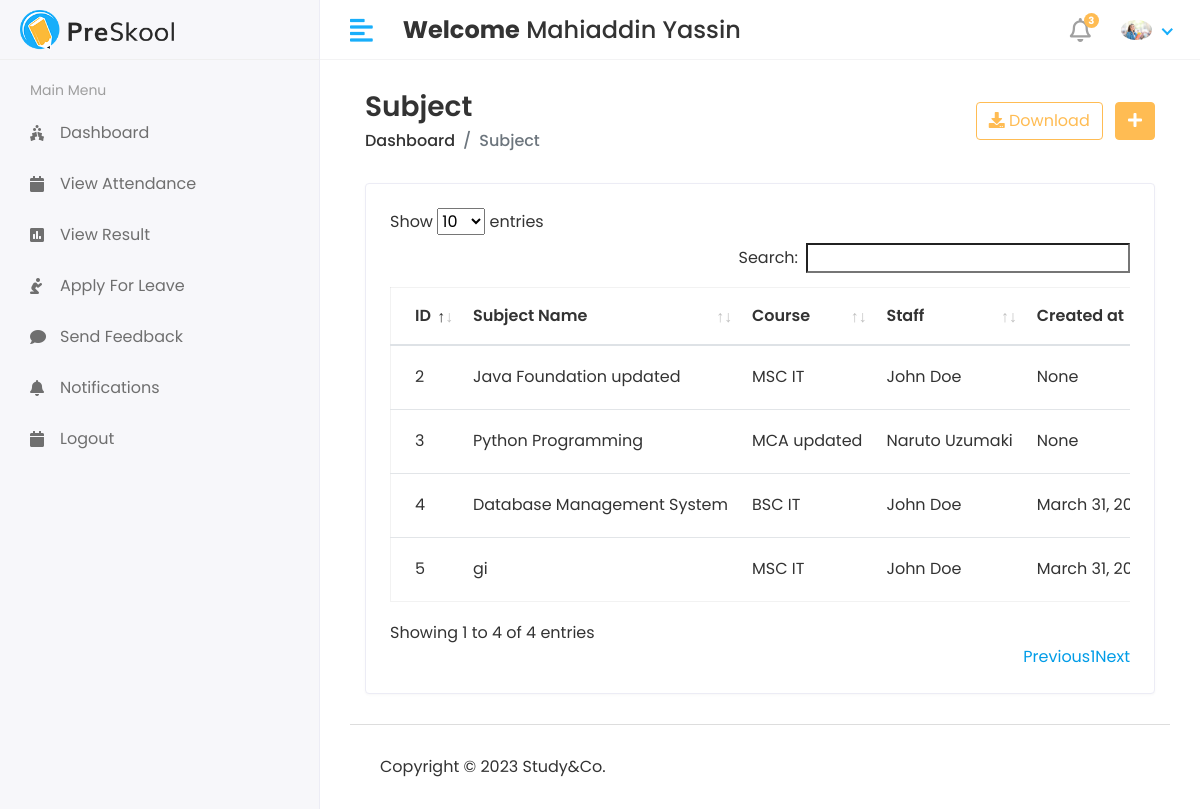
Page /Hod/Subject/View (signed in) on the committed database.
### StudyApp/models.py (models this page shows, shortened)
class CustomUser(AbstractUser):
    USER = (
        (1,'HOD'),
        (2,'STAFF'),
        (3,'STUDENT'),
    )
    user_type = models.CharField(choices=USER,max_length=50,default=1)
    profile_pic = models.ImageField(upload_to='media/profile_pic')

class Subject(models.Model):
    name = models.CharField(max_length=100)
    course = models.ForeignKey(Course,on_delete=models.CASCADE)
    staff = models.ForeignKey(Staff,on_delete=models.CASCADE)
    created_at = models.DateTimeField(auto_now_add=True,null = True)
    updated_at = models.DateTimeField(auto_now=True)

class Course(models.Model):
    name = models.CharField(max_length=100)
    created_at = models.DateTimeField(auto_now_add=True)
    updated_at = models.DateTimeField(auto_now=True)
    def __str__(self):
        return self.name

class Staff(models.Model):
    admin = models.OneToOneField(CustomUser,on_delete=models.CASCADE)
    address = models.TextField()
    gender = models.CharField(max_length=100)
    created_at = models.DateTimeField(auto_now_add=True)
    updated_at = models.DateTimeField(auto_now=True)

### StudyGo/Hod_Views.py (the view)
# urls.py: path('Hod/Subject/View',Hod_Views.VIEW_SUBJECT,name='view_subject'),
@login_required(login_url='/')
def VIEW_SUBJECT(request):
    subject = Subject.objects.all()
    context = {
        'subject':subject,
    }
    return render(request,'Hod/view_subject.html',context)

### templates/Hod/view_subject.html (shortened to what this page needs)
{% extends 'base.html' %} {% block content %}
<div class="content container-fluid">
  <div class="page-header">
    <div class="row align-items-center">
      <div class="col">
        <h3 class="page-title">Subject</h3>
        <ul class="breadcrumb">
          <li class="breadcrumb-item"><a href="index.html">Dashboard</a></li>
          <li class="breadcrumb-item active">Subject</li>
        </ul>
      </div>
      <div class="col-auto text-right float-right ml-auto">
        <a href="#" class="btn btn-outline-primary mr-2"
          ><i class="fas fa-download"></i> Download</a
        >
        <a href="{% url 'add_subject' %}" class="btn btn-primary"
          ><i class="fas fa-plus"></i
        ></a>
      </div>
    </div>
  </div>
  <div class="row">
    <div class="col-sm-12">
      <div class="card card-table">
        <div class="card-body">
          <div class="table-responsive">
            <table id="table_id" class="table table-hover table-center mb-0">
              <thead>
                <tr>
                  <th>ID</th>
                  <th>Subject Name</th>
                  <th>Course</th>
                  <th>Staff</th>
                  <th>Created at</th>
                </tr>
              </thead>
              <tbody>
                {% for i in subject %}
                <tr>
                  <td>{{i.id}}</td>
                  <td>{{i.name}}</td>
                  <td>{{i.course}}</td>
                  <td>
                    {{i.staff.admin.first_name}} {{i.staff.admin.last_name}}
                  </td>
                  <td>{{i.created_at}}</td>
                </tr>
                {% endfor %}
              </tbody>
            </table>
          </div>
        </div>
      </div>
    </div>
  </div>
</div>
{% endblock content %}

### templates/includes/header.html (shortened to what this page needs)
{% load static %}
<div class="header">
  <div class="header-left">
    <a href="index.html" class="logo">
      <img src="{% static 'assets/img/logo.png' %}" alt="Logo" />
    </a>
  </div>
  <a href="javascript:void(0);" id="toggle_btn">
    <i class="fas fa-align-left"></i>
  </a>
  <div class="top-nav-search mt-3">
    <h4>
      <strong>Welcome</strong
      ><span> {{user.first_name}} {{user.last_name}} </span>
    </h4>
  </div>
  <ul class="nav user-menu">
    <li class="nav-item dropdown noti-dropdown">
      <a href="#" class="dropdown-toggle nav-link" data-toggle="dropdown">
        <i class="far fa-bell"></i>
        <span class="badge badge-pill">3</span>
      </a>
    </li>
    <li class="nav-item dropdown has-arrow">
      <a href="#" class="dropdown-toggle nav-link" data-toggle="dropdown">
        {% if user.profile_pic == "" %}
        <span class="user-img"
          ><img
            class="rounded-circle"
            src="{% static 'assets/img/noimg.jpg' %}"
            width="31"
            alt="Ryan Taylor"
        /></span>
        {% else %}
        <span class="user-img"
          ><img
            class="rounded-circle"
            src="/{{user.profile_pic}}"
            width="31"
            alt="Ryan Taylor"
        /></span>
        {% endif %}
      </a>
    </li>
  </ul>
</div>

### static/assets/css/style.css (style rules this page uses)
html { height: 100%; }
body { background-color: #fff; color: #333; font-family: 'Poppins', sans-serif; font-size: 1rem; height: 100%; line-height: 1.5; overflow-x: hidden; }
h1, h2, h3, h4, h5, h6 { font-family: 'Poppins', sans-serif; margin-top: 0; }
a { color: #009ce7; }
input, button, a { transition: all 0.4s ease; -moz-transition: all 0.4s ease; -o-transition: all 0.4s ease; -ms-transition: all 0.4s ease; -webkit-transition: all 0.4s ease; }
ul, ol { padding: 0px; list-style: none; }
.table { color: #333; max-width: 100%; margin-bottom: 0; width: 100%; }
.table.dataTable { border-collapse: collapse !important; border: 1px solid rgba(0, 0, 0, 0.05); }
.table thead tr th { font-weight: 600; }
.table tbody tr { border-bottom: 1px solid rgba(0, 0, 0, 0.05); }
.table.table-center td, .table.table-center th { vertical-align: middle; }
.card-table .card-body .table > thead > tr > th { border-top: 0; }
.card-table .card-body .table tr td:first-child, .card-table .card-body .table tr th:first-child { padding-left: 1.5rem; }
.card-table .table td, .card-table .table th { border-top: 1px solid #e2e5e8; padding: 1rem 0.75rem; white-space: nowrap; }
.btn-primary { background-color: #FFBC53; border: 1px solid #FFBC53; }
.btn-outline-primary { color: #FFBC53; border-color: #FFBC53; }
.card { border: 1px solid #ececf5; box-shadow: 0 1px 3px 0 rgba(0, 0, 0, 0.03); margin-bottom: 1.875rem; }
.card-body { padding: 1.5rem; }
.header { background-color: #fff; border-bottom: 1px solid #f3f3f4; left: 0; position: fixed; right: 0; top: 0; z-index: 1001; height: 60px; }
.header .header-left { float: left; height: 60px; padding: 0 20px; position: relative; width: 320px; z-index: 1; transition: all 0.2s ease-in-out; background-color: #f7f7fa; border-bottom: 1px solid #efefef; border-right: 1px solid #ececf5; display: flex; align-items: center; }
.header .header-left .logo { display: inline-block; line-height: 60px; }
.header .header-left .logo img { max-height: 40px; width: auto; }
.header .dropdown-toggle:after { display: none; }
.header .has-arrow .dropdown-toggle:after { border-top: 0; border-left: 0; border-bottom: 2px solid #18aefa; border-right: 2px solid #18aefa; content: ''; height: 8px; display: inline-block; pointer-events: none; -webkit-transform-origin: 66% 66%; -ms-transform-origin: 66% 66%; transform-origin: 66% 66%; -webkit-transform: rotate(45deg); -ms-transform: rotate(45deg); transform: rotate(45deg); -webkit-transition: all 0.15s ease-in-out; transition: all 0.15s ease-in-out; width: 8px; vertical-align: 0px; }
.user-menu { float: right; margin: 0; position: relative; z-index: 99; padding-right: 15px; }
.user-menu.nav > li > a { color: #a0a0a0; font-size: 14px; line-height: 58px; padding: 0 15px; height: 60px; }
.user-img { margin-right: 3px; position: relative; }
.top-nav-search { float: left; margin-left: 15px; }
.page-header { margin-bottom: 1.875rem; }
.page-header .breadcrumb { background-color: transparent; color: #6c757d; font-size: 1rem; font-weight: 500; margin-bottom: 0; padding: 0; }
.page-header .breadcrumb a { color: #333; }
.page-title { font-size: 28px; font-weight: 600; color: #333; margin-bottom: 5px; }
.user-menu.nav > li > a .badge { background-color: #FFBC53; display: block; font-size: 10px; font-weight: bold; height: 15px; width: 15px; position: absolute; right: 7px; top: 13px; color: #fff; padding: 3px; }
.user-menu.nav > li > a > i { font-size: 1.5rem; line-height: 60px; }
@media (min-width: 992px) { #toggle_btn { align-items: center; color: #18aefa; display: inline-flex; float: left; font-size: 26px; height: 60px; justify-content: center; margin-left: 15px; padding: 0 15px; } }

### rows in the picture
CustomUser: first_name "Mahiaddin", last_name "Yassin", profile_pic (picture)
Subject: id "2", name "Java Foundation updated", course "MSC IT", staff.admin.first_name "John", staff.admin.last_name "Doe", created_at "None"
Subject: id "3", name "Python Programming", course "MCA updated", staff.admin.first_name "Naruto", staff.admin.last_name "Uzumaki", created_at "None"
Subject: id "4", name "Database Management System", course "BSC IT", staff.admin.first_name "John", staff.admin.last_name "Doe", created_at "March 31,…"
Subject: id "5", name "gi", course "MSC IT", staff.admin.first_name "John", staff.admin.last_name "Doe", created_at "March 31,…"
